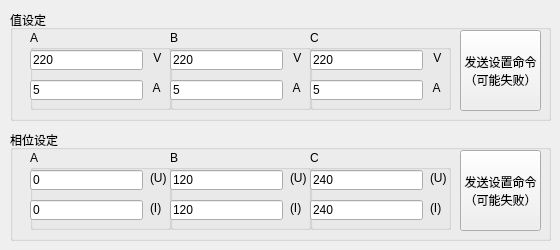
    <widget class="QWidget" name="Value_Settings">
     <attribute name="title">
      <string>页</string>
     </attribute>
     <widget class="QGroupBox" name="group_value">
      <property name="geometry">
       <rect>
        <x>10</x>
        <y>10</y>
        <width>541</width>
        <height>111</height>
       </rect>
      </property>
      <property name="title">
       <string>值设定</string>
      </property>
      <widget class="QGroupBox" name="group_value_A">
       <property name="geometry">
        <rect>
         <x>20</x>
         <y>20</y>
         <width>141</width>
         <height>80</height>
        </rect>
       </property>
       <property name="title">
        <string>A</string>
       </property>
       <widget class="QLineEdit" name="S_V_UA">
        <property name="geometry">
         <rect>
          <x>0</x>
          <y>20</y>
          <width>113</width>
          <height>20</height>
         </rect>
        </property>
        <property name="text">
         <string>220</string>
        </property>
       </widget>
       <widget class="QLineEdit" name="S_V_IA">
        <property name="geometry">
         <rect>
          <x>0</x>
          <y>50</y>
          <width>113</width>
          <height>20</height>
         </rect>
        </property>
        <property name="text">
         <string>5</string>
        </property>
       </widget>
       <widget class="QLabel" name="label_48">
        <property name="geometry">
         <rect>
          <x>120</x>
          <y>20</y>
          <width>16</width>
          <height>16</height>
         </rect>
        </property>
        <property name="text">
         <string> V</string>
        </property>
       </widget>
       <widget class="QLabel" name="label_49">
        <property name="geometry">
         <rect>
          <x>120</x>
          <y>50</y>
          <width>16</width>
          <height>16</height>
         </rect>
        </property>
        <property name="text">
         <string> A</string>
        </property>
       </widget>
      </widget>
      <widget class="QGroupBox" name="group_value_B">
       <property name="geometry">
        <rect>
         <x>160</x>
         <y>20</y>
         <width>141</width>
         <height>80</height>
        </rect>
       </property>
       <property name="title">
        <string>B</string>
       </property>
       <widget class="QLabel" name="label_50">
        <property name="geometry">
         <rect>
          <x>120</x>
          <y>20</y>
          <width>16</width>
          <height>16</height>
         </rect>
        </property>
        <property name="text">
         <string> V</string>
        </property>
       </widget>
       <widget class="QLabel" name="label_51">
        <property name="geometry">
         <rect>
          <x>120</x>
          <y>50</y>
          <width>16</width>
          <height>16</height>
         </rect>
        </property>
        <property name="text">
         <string> A</string>
        </property>
       </widget>
       <widget class="QLineEdit" name="S_V_UB">
        <property name="geometry">
         <rect>
          <x>0</x>
          <y>20</y>
          <width>113</width>
          <height>20</height>
         </rect>
        </property>
        <property name="text">
         <string>220</string>
        </property>
       </widget>
       <widget class="QLineEdit" name="S_V_IB">
        <property name="geometry">
         <rect>
          <x>0</x>
          <y>50</y>
          <width>113</width>
          <height>20</height>
         </rect>
        </property>
        <property name="text">
         <string>5</string>
        </property>
       </widget>
      </widget>
      <widget class="QGroupBox" name="group_value_C">
       <property name="geometry">
        <rect>
         <x>300</x>
         <y>20</y>
         <width>141</width>
         <height>80</height>
        </rect>
       </property>
       <property name="title">
        <string>C</string>
       </property>
       <widget class="QLabel" name="label_52">
        <property name="geometry">
         <rect>
          <x>120</x>
          <y>20</y>
          <width>16</width>
          <height>16</height>
         </rect>
        </property>
        <property name="text">
         <string> V</string>
        </property>
       </widget>
       <widget class="QLabel" name="label_53">
        <property name="geometry">
         <rect>
          <x>120</x>
          <y>50</y>
          <width>16</width>
          <height>16</height>
         </rect>
        </property>
        <property name="text">
         <string> A</string>
        </property>
       </widget>
       <widget class="QLineEdit" name="S_V_UC">
        <property name="geometry">
         <rect>
          <x>0</x>
          <y>20</y>
          <width>113</width>
          <height>20</height>
         </rect>
        </property>
        <property name="text">
         <string>220</string>
        </property>
       </widget>
       <widget class="QLineEdit" name="S_V_IC">
        <property name="geometry">
         <rect>
          <x>0</x>
          <y>50</y>
          <width>113</width>
          <height>20</height>
         </rect>
        </property>
        <property name="text">
         <string>5</string>
        </property>
       </widget>
      </widget>
      <widget class="QPushButton" name="S_V_Set_Value">
       <property name="geometry">
        <rect>
         <x>450</x>
         <y>20</y>
         <width>81</width>
         <height>81</height>
        </rect>
       </property>
       <property name="text">
        <string>发送设置命令
（可能失败）</string>
       </property>
      </widget>
     </widget>
     <widget class="QGroupBox" name="group_value_phase">
      <property name="geometry">
       <rect>
        <x>10</x>
        <y>130</y>
        <width>541</width>
        <height>111</height>
       </rect>
      </property>
      <property name="title">
       <string>相位设定</string>
      </property>
      <widget class="QGroupBox" name="group_value_A_phase">
       <property name="geometry">
        <rect>
         <x>20</x>
         <y>20</y>
         <width>141</width>
         <height>80</height>
        </rect>
       </property>
       <property name="title">
        <string>A</string>
       </property>
       <widget class="QLineEdit" name="S_V_UA_phase">
        <property name="geometry">
         <rect>
          <x>0</x>
          <y>20</y>
          <width>113</width>
          <height>20</height>
         </rect>
        </property>
        <property name="text">
         <string>0</string>
        </property>
       </widget>
       <widget class="QLineEdit" name="S_V_IA_phase">
        <property name="geometry">
         <rect>
          <x>0</x>
          <y>50</y>
          <width>113</width>
          <height>20</height>
         </rect>
        </property>
        <property name="text">
         <string>0</string>
        </property>
       </widget>
       <widget class="QLabel" name="label_54">
        <property name="geometry">
         <rect>
          <x>120</x>
          <y>20</y>
          <width>16</width>
          <height>16</height>
         </rect>
        </property>
        <property name="text">
         <string>(U)</string>
        </property>
       </widget>
       <widget class="QLabel" name="label_55">
        <property name="geometry">
         <rect>
          <x>120</x>
          <y>50</y>
          <width>16</width>
          <height>16</height>
         </rect>
        </property>
        <property name="text">
         <string>(I)</string>
        </property>
       </widget>
      </widget>
      <widget class="QGroupBox" name="group_value_B_phase">
       <property name="geometry">
        <rect>
         <x>160</x>
         <y>20</y>
         <width>141</width>
         <height>80</height>
        </rect>
       </property>
       <property name="title">
        <string>B</string>
       </property>
       <widget class="QLabel" name="label_56">
        <property name="geometry">
         <rect>
          <x>120</x>
          <y>20</y>
          <width>16</width>
          <height>16</height>
         </rect>
        </property>
        <property name="text">
         <string>(U)</string>
        </property>
       </widget>
       <widget class="QLabel" name="label_57">
        <property name="geometry">
         <rect>
          <x>120</x>
          <y>50</y>
          <width>16</width>
          <height>16</height>
         </rect>
        </property>
        <property name="text">
         <string>(I)</string>
        </property>
       </widget>
       <widget class="QLineEdit" name="S_V_UB_phase">
        <property name="geometry">
         <rect>
          <x>0</x>
          <y>20</y>
          <width>113</width>
          <height>20</height>
         </rect>
        </property>
        <property name="text">
         <string>120</string>
        </property>
       </widget>
       <widget class="QLineEdit" name="S_V_IB_phase">
        <property name="geometry">
         <rect>
          <x>0</x>
          <y>50</y>
          <width>113</width>
          <height>20</height>
         </rect>
        </property>
        <property name="text">
         <string>120</string>
        </property>
       </widget>
      </widget>
      <widget class="QGroupBox" name="group_value_C_phase">
       <property name="geometry">
        <rect>
         <x>300</x>
         <y>20</y>
         <width>141</width>
         <height>80</height>
        </rect>
       </property>
       <property name="title">
        <string>C</string>
       </property>
       <widget class="QLabel" name="label_58">
        <property name="geometry">
         <rect>
          <x>120</x>
          <y>20</y>
          <width>16</width>
          <height>16</height>
         </rect>
        </property>
        <property name="text">
         <string>(U)</string>
        </property>
       </widget>
       <widget class="QLabel" name="label_59">
        <property name="geometry">
         <rect>
          <x>120</x>
          <y>50</y>
          <width>16</width>
          <height>16</height>
         </rect>
        </property>
        <property name="text">
         <string>(I)</string>
        </property>
       </widget>
       <widget class="QLineEdit" name="S_V_UC_phase">
        <property name="geometry">
         <rect>
          <x>0</x>
          <y>20</y>
          <width>113</width>
          <height>20</height>
         </rect>
        </property>
        <property name="text">
         <string>240</string>
        </property>
       </widget>
       <widget class="QLineEdit" name="S_V_IC_phase">
        <property name="geometry">
         <rect>
          <x>0</x>
          <y>50</y>
          <width>113</width>
          <height>20</height>
         </rect>
        </property>
        <property name="text">
         <string>240</string>
        </property>
       </widget>
      </widget>
      <widget class="QPushButton" name="S_V_Set_Value_phase">
       <property name="geometry">
        <rect>
         <x>450</x>
         <y>20</y>
         <width>81</width>
         <height>81</height>
        </rect>
       </property>
       <property name="text">
        <string>发送设置命令
（可能失败）</string>
       </property>
      </widget>
     </widget>
    </widget>
